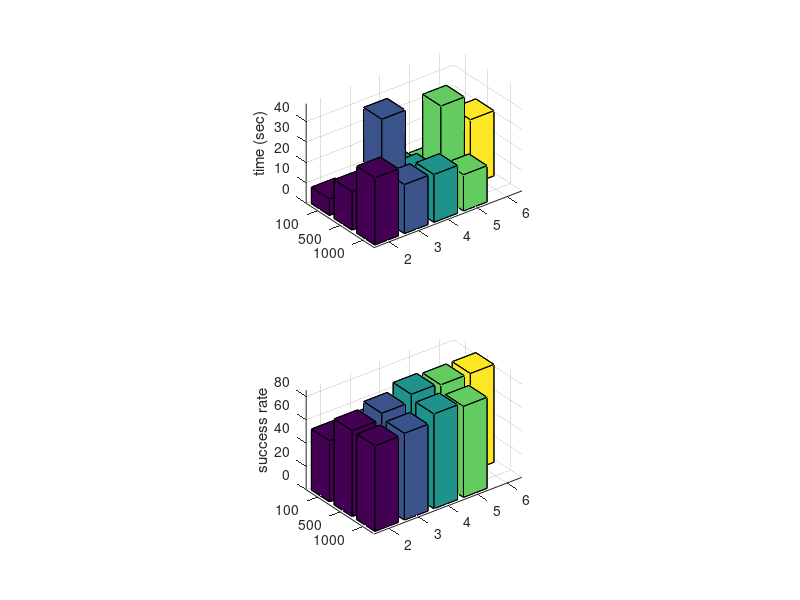
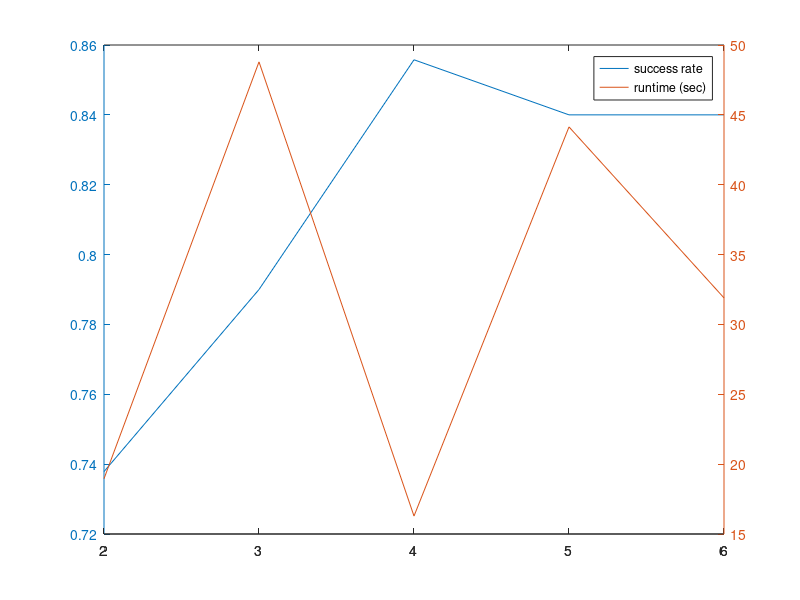

MATLAB code to generate these figures, in order:
% Test what is the success rate for the 100 random queries in "./data/feasible_queries.txt" (known to
% have a solution) with regards to the size of the map and number of
% connections.

clear all
clc

%%

D = load('Benchmark_rand_sg_noObs.txt');

%% Check

n = unique(D(:,3));
for i = 1:length(n)
    s = D(D(:,3)==n(i),6);
    if ~any(s)
        disp(['Failed in ' num2str(n(i))]);
    end
end

%% Proccess

ms = unique(D(:,1));
knn = unique(D(:,2));
T = zeros(length(ms), length(knn));
S = zeros(length(ms), length(knn));

for i = 1:length(ms)
    M = D(D(:,1)==ms(i), 2:end);
    for j = 1:length(knn)
        K = M(M(:,1)==knn(j),2:end);
        S(i,j) = sum(K(:,4))/size(K,1);
        T(i,j) = mean(K(K(:,4)==1,6));
    end
end

%%
figure(1)
subplot(211)
bar3(T);
set(gca,'XTickLabel',2:6);
set(gca,'YTickLabel',{'100','500','1000'});
zlabel('time (sec)');

subplot(212)
bar3(S*100);
set(gca,'XTickLabel',2:6);
set(gca,'YTickLabel',{'100','500','1000'});
zlabel('success rate');

%%

figure(2)
plotyy(knn, S(2,:), knn, T(2,:));
legend('success rate','runtime (sec)');